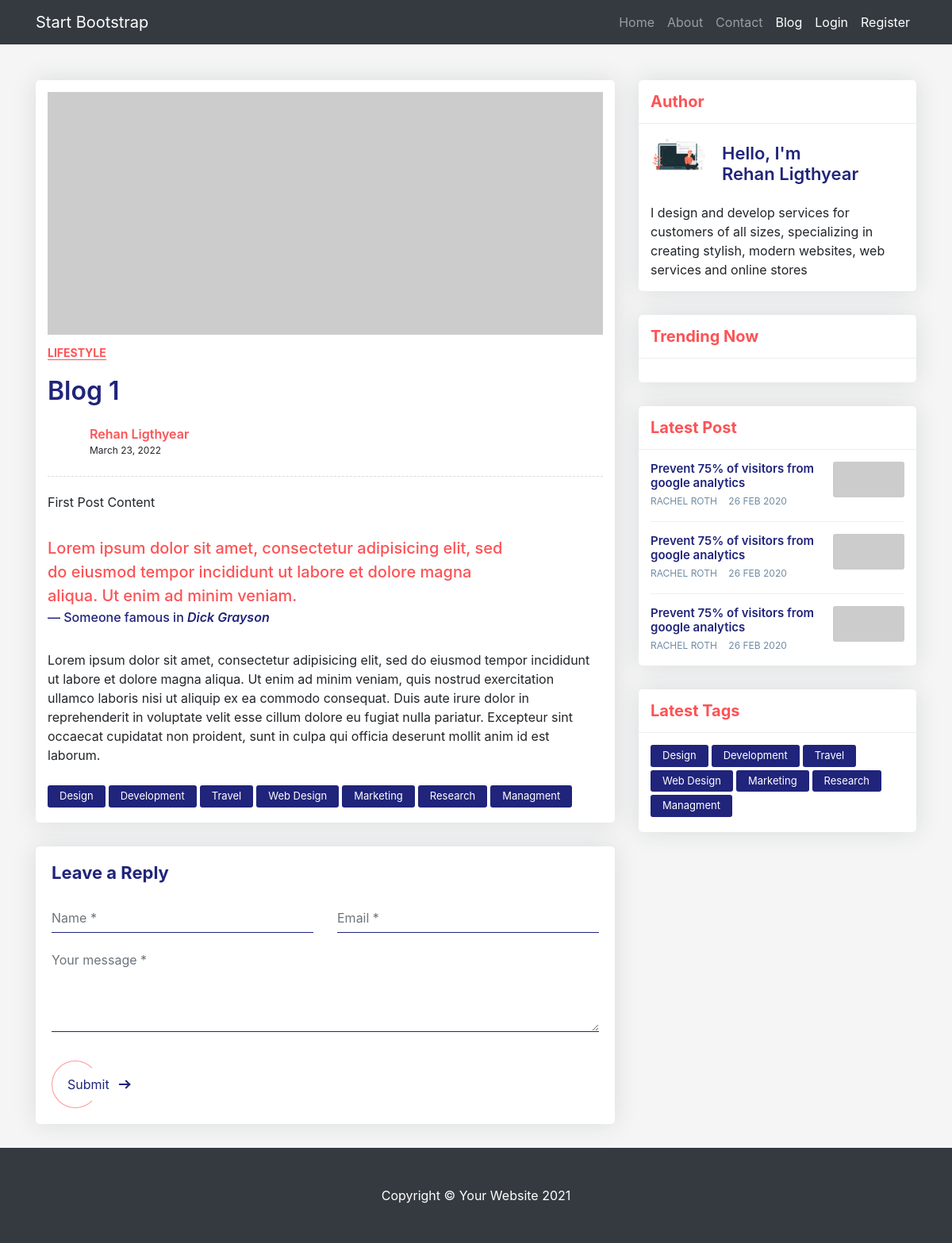
The app's page /blog/1, older data.
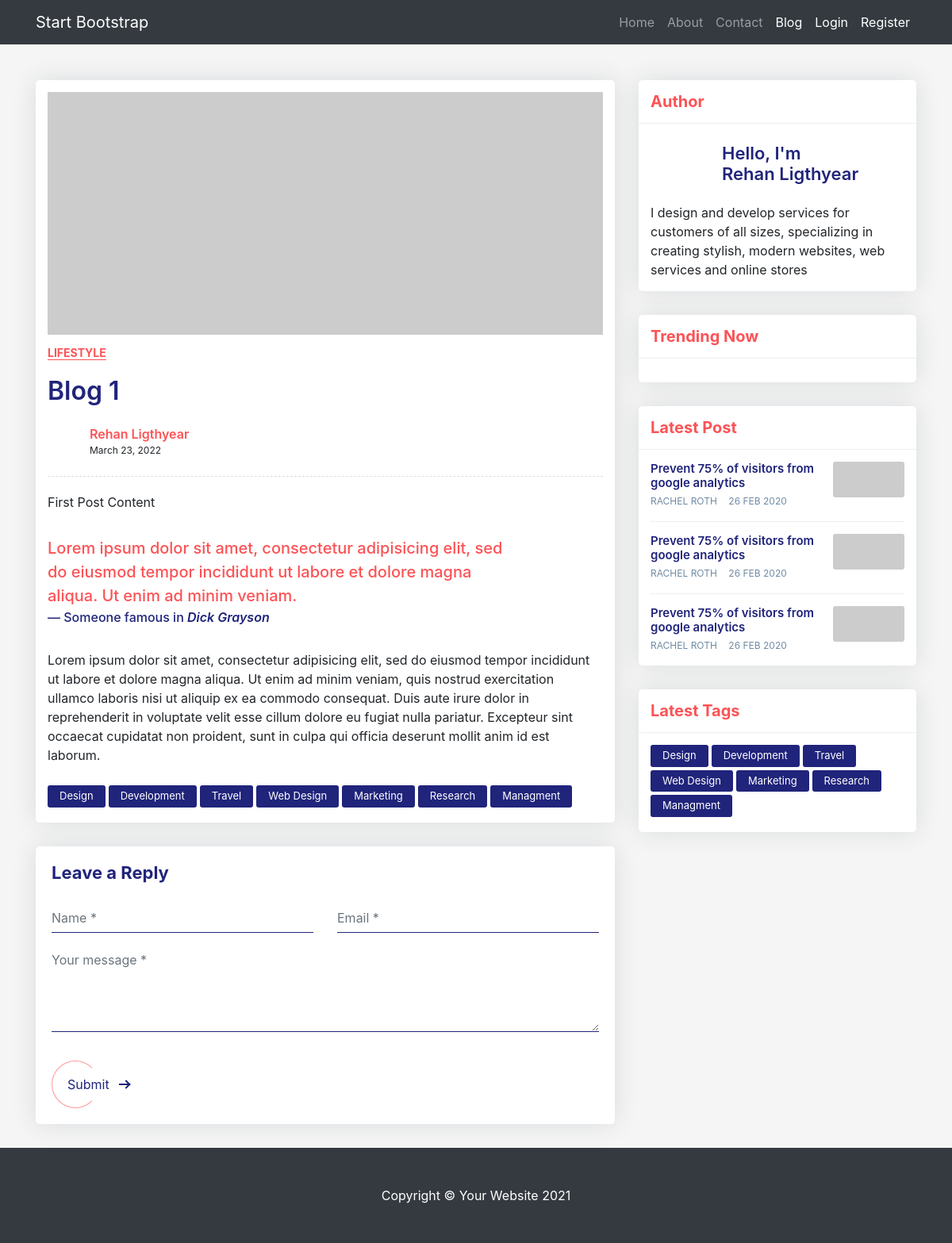
The same page, newer data.
### core/models.py (models this page shows, shortened)
class Post(models.Model):
    title = models.CharField(max_length = 100)
    content = models.TextField()
    created_at = models.DateTimeField(default=timezone.now)
    author = models.ForeignKey(User, on_delete=models.CASCADE)

### users/models.py (models this page shows, shortened)
class Profile(models.Model):
    user = models.OneToOneField(User, on_delete = models.CASCADE)
    image = models.ImageField(default = 'default.jpg', upload_to = 'profile_pics')

### core/views.py (the view)
# urls.py: path('<int:pk>', views.PostDetailView.as_view(), name="blog-detail"),
class PostDetailView(DetailView):
    model = Post
    template_name = 'post_detail.html'

### core/templates/post_detail.html (shortened to what the changed rows need)
{% extends 'base.html' %}
{% block content %}
<div class="blog-single gray-bg">
    <div class="container">
        <div class="row align-items-start">
            <div class="col-lg-8 m-15px-tb">
                <article class="article">
                    <div class="article-title">
                        <h6><a href="#">Lifestyle</a></h6>
                        <h2> {{ object.title }} </h2>
                        <div class="media">
                            <div class="avatar">
                            </div>
                            <div class="media-body">
                                <label> {{ object.author.first_name }} {{ object.author.last_name  }} </label>
                                <span>{{ object.created_at|date:"F d, Y" }}</span>
                            </div>
                        </div>
                    </div>
                    <div class="article-content">
                        <p> {{ object.content }} </p>
                        <blockquote>
                            <p>Lorem ipsum dolor sit amet, consectetur adipisicing elit, sed do eiusmod tempor incididunt ut labore et dolore magna aliqua. Ut enim ad minim veniam.</p>
                            <p class="blockquote-footer">Someone famous in <cite title="Source Title">Dick Grayson</cite></p>
                        </blockquote>
                        <p>Lorem ipsum dolor sit amet, consectetur adipisicing elit, sed do eiusmod tempor incididunt ut labore et dolore magna aliqua. Ut enim ad minim veniam, quis nostrud exercitation ullamco laboris nisi ut aliquip ex ea commodo consequat. Duis aute irure dolor in reprehenderit in voluptate velit esse cillum dolore eu fugiat nulla pariatur. Excepteur sint occaecat cupidatat non proident, sunt in culpa qui officia deserunt mollit anim id est laborum.</p>
                    </div>
                </article>
            </div>
            <div class="col-lg-4 m-15px-tb blog-aside">
                <div class="widget widget-author">
                    <div class="widget-body">
                        <div class="media align-items-center">
                            <div class="avatar">
                                <img src=" {{ object.author.profile.image.url }} " title="" alt="">
                            </div>
                            <div class="media-body">
                                <h6>Hello, I'm<br> {{ object.author.first_name }} {{ object.author.last_name  }} </h6>
                            </div>
                        </div>
                    </div>
                </div>
            </div>
        </div>
    </div>
</div>
{% endblock content %}

Row changes from the older to the newer data that the page shows:
changed through a linked row, Post "Blog 1": author.profile.image: picture removed
